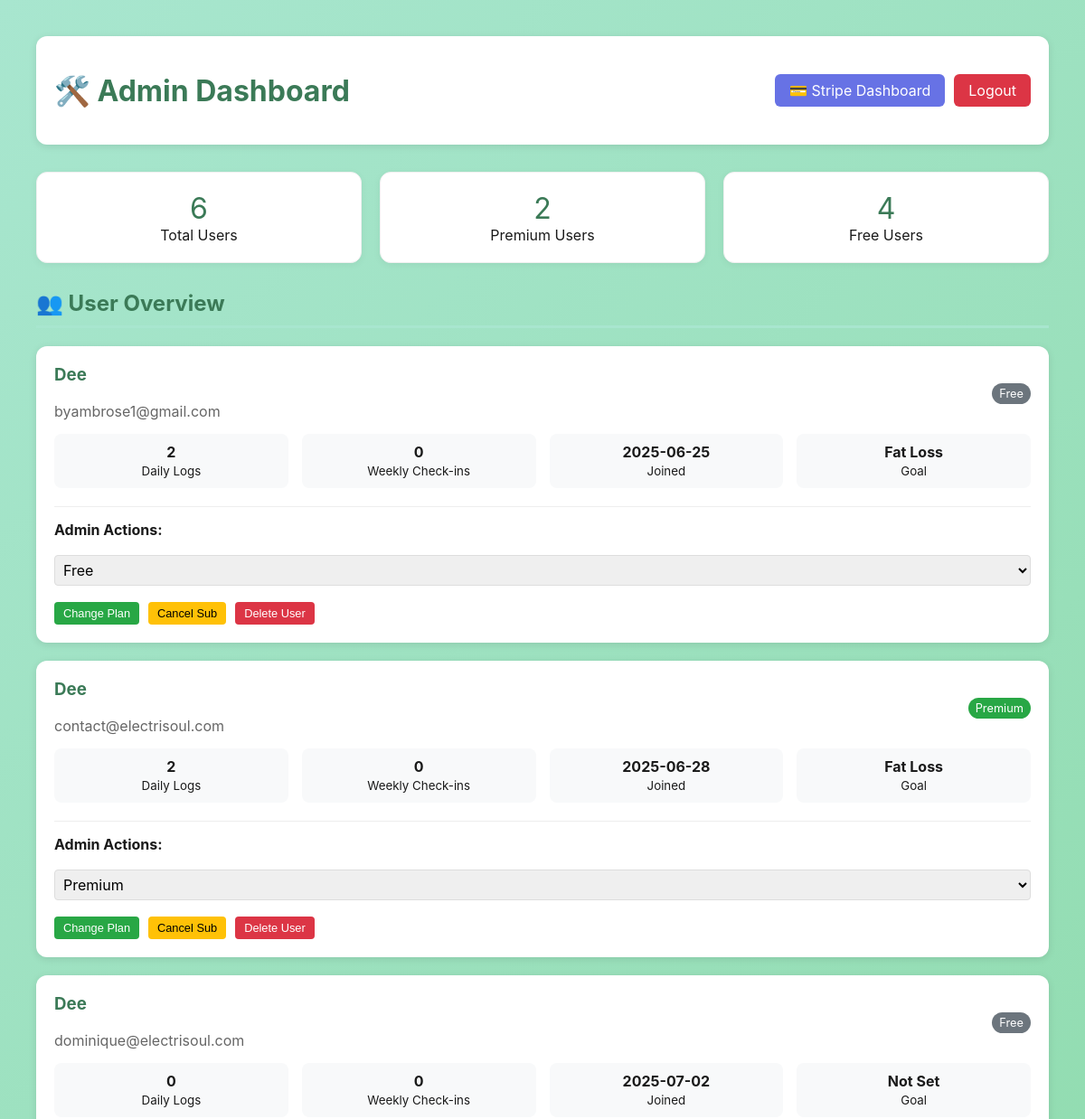
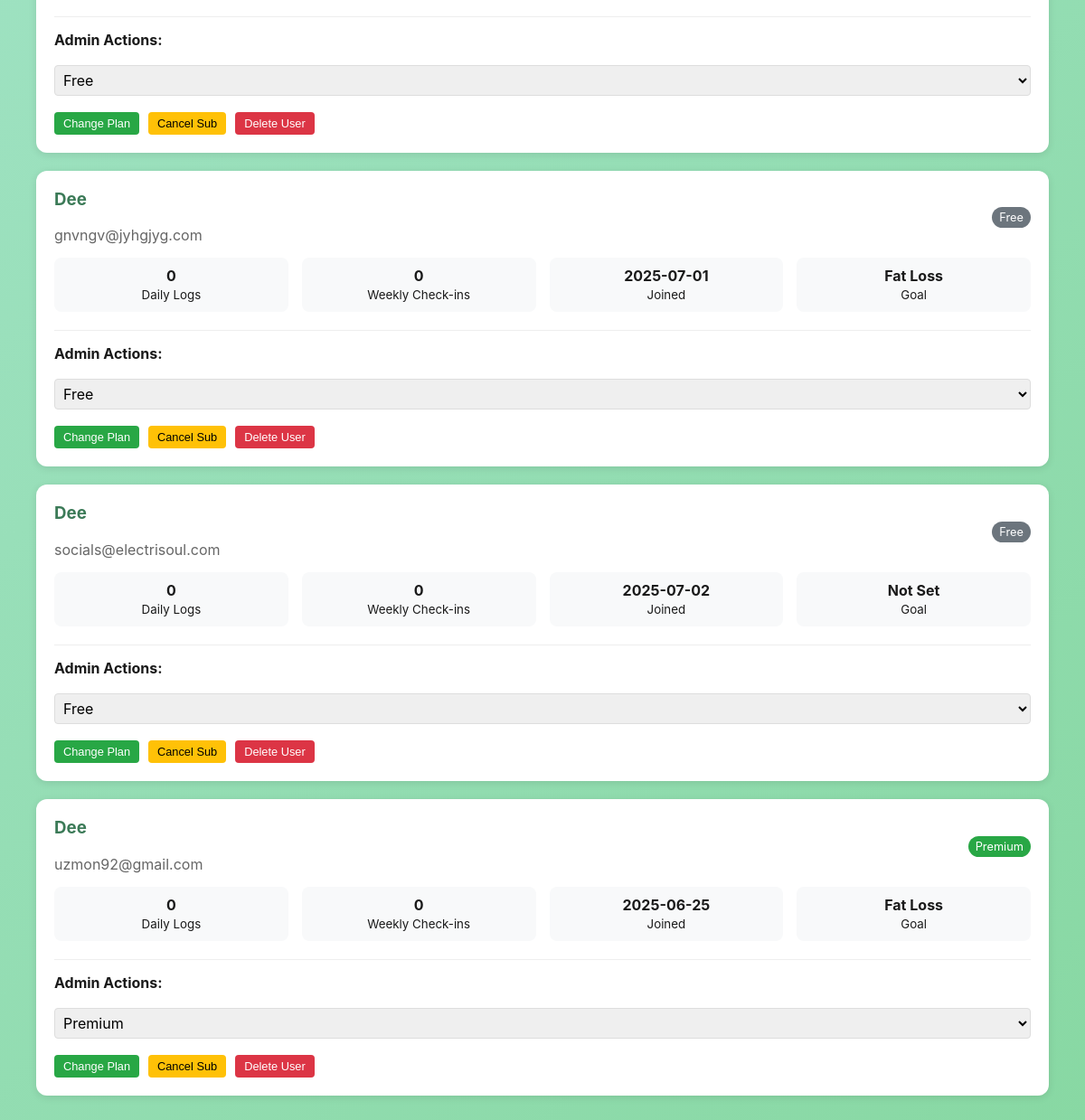
The app's page /admin/dashboard (signed in) with its own data (2 pictures, top to bottom).
### tables this page shows
CREATE TABLE users (
            email TEXT PRIMARY KEY,
            name TEXT NOT NULL,
            password TEXT NOT NULL,
            created_at TEXT NOT NULL,
            subscription_tier TEXT DEFAULT 'free',
            subscription_status TEXT DEFAULT 'active',
            stripe_customer_id TEXT,
            profile_data TEXT
        );

### main.py (the view)
@app.route('/admin/dashboard')
def admin_dashboard():
    if not session.get('admin_authenticated'):
        return redirect(url_for('admin_login'))
    from database import get_all_users
    users = get_all_users()
    return render_template('admin_dashboard.html', users=users)

### database.py (called while the page is built)
def get_all_users():
    conn = sqlite3.connect('fitness_app.db')
    cursor = conn.cursor()
    cursor.execute('SELECT email FROM users')
    user_emails = [row[0] for row in cursor.fetchall()]
    conn.close()
    users = []
    for email in user_emails:
        user = get_user(email)
        if user:
            users.append(user)
    return users

### templates/admin_dashboard.html (shortened to what this page needs)
<!DOCTYPE html>
<html lang="en">
<head>
    <link rel="stylesheet" href="{{ url_for('static', filename='style.css') }}">
</head>
<body>
    <div class="admin-container">
        <div class="admin-header">
            <h1>🛠️ Admin Dashboard</h1>
            <div style="display: flex; gap: 10px;">
                <a href="/admin/stripe-dashboard" class="admin-btn" style="background: #6772e5; color: white; padding: 8px 16px; text-decoration: none; border-radius: 6px;">💳 Stripe Dashboard</a>
                <a href="/admin/logout" class="logout-btn">Logout</a>
            </div>
        </div>
        <div class="dashboard-stats" style="display: grid; grid-template-columns: repeat(auto-fit, minmax(200px, 1fr)); gap: 20px; margin-bottom: 30px;">
            <div class="stat-card" style="background: white; padding: 20px; border-radius: 12px; text-align: center;">
                <div style="font-size: 2rem; color: #3B7A57;">{{ users|length }}</div>
                <div>Total Users</div>
            </div>
            <div class="stat-card" style="background: white; padding: 20px; border-radius: 12px; text-align: center;">
                <div style="font-size: 2rem; color: #3B7A57;">{{ users|selectattr('subscription_tier', 'equalto', 'premium')|list|length }}</div>
                <div>Premium Users</div>
            </div>
            <div class="stat-card" style="background: white; padding: 20px; border-radius: 12px; text-align: center;">
                <div style="font-size: 2rem; color: #3B7A57;">{{ users|selectattr('subscription_tier', 'equalto', 'free')|list|length }}</div>
                <div>Free Users</div>
            </div>
        </div>
        <h2>👥 User Overview</h2>
        <div class="users-grid">
            {% for user in users %}
            <div class="user-card">
                <div class="user-header">
                    <div>
                        <h3>{{ user.name|title }}</h3>
                        <p style="color: #666; margin: 0;">{{ user.email }}</p>
                    </div>
                    <div style="text-align: right;">
                        <span style="background: {% if user.subscription_tier == 'premium' %}#28a745{% else %}#6c757d{% endif %}; color: white; padding: 4px 8px; border-radius: 12px; font-size: 0.8rem;">
                            {{ user.subscription_tier|title }}
                        </span>
                    </div>
                </div>
                <div class="user-stats">
                    <div class="stat-item">
                        <div style="font-weight: bold;">{{ user.daily_logs|length if user.daily_logs else 0 }}</div>
                        <small>Daily Logs</small>
                    </div>
                    <div class="stat-item">
                        <div style="font-weight: bold;">{{ user.weekly_checkins|length if user.weekly_checkins else 0 }}</div>
                        <small>Weekly Check-ins</small>
                    </div>
                    <div class="stat-item">
                        <div style="font-weight: bold;">{{ user.created_at[:10] if user.created_at else 'N/A' }}</div>
                        <small>Joined</small>
                    </div>
                    <div class="stat-item">
                        <div style="font-weight: bold;">
                            {% if user.profile_data.goal %}{{ user.profile_data.goal|replace('_', ' ')|title }}{% else %}Not Set{% endif %}
                        </div>
                        <small>Goal</small>
                    </div>
                </div>
                <div style="margin-top: 20px; padding-top: 15px; border-top: 1px solid #eee;">
                    <strong>Admin Actions:</strong>
                    <div style="display: flex; gap: 10px; margin-top: 10px; flex-wrap: wrap;">
                        <select id="subscription-{{ loop.index }}" style="padding: 5px; border: 1px solid #ddd; border-radius: 4px;">
                            <option value="free" {% if user.subscription_tier == 'free' %}selected{% endif %}>Free</option>
                            <option value="premium" {% if user.subscription_tier == 'premium' %}selected{% endif %}>Premium</option>
                        </select>
                        <button onclick="changeSubscription('{{ user.email }}', document.getElementById('subscription-{{ loop.index }}').value)"
                                style="background: #28a745; color: white; border: none; padding: 5px 10px; border-radius: 4px; cursor: pointer; font-size: 0.8rem;">
                            Change Plan
                        </button>
                        <button onclick="cancelUser('{{ user.email }}')"
                                style="background: #ffc107; color: black; border: none; padding: 5px 10px; border-radius: 4px; cursor: pointer; font-size: 0.8rem;">
                            Cancel Sub
                        </button>
                        <button onclick="if(confirm('Are you sure you want to delete this user? This cannot be undone.')) deleteUser('{{ user.email }}')"
                                style="background: #dc3545; color: white; border: none; padding: 5px 10px; border-radius: 4px; cursor: pointer; font-size: 0.8rem;">
                            Delete User
                        </button>
                    </div>
                </div>
            </div>
            {% endfor %}
        </div>
    </div>
</body>
</html>

### static/style.css (style rules this page uses)
* { box-sizing: border-box; }
body { font-family: 'Inter', -apple-system, BlinkMacSystemFont, 'Segoe UI', sans-serif; margin: 0; padding: 20px; background: linear-gradient(135deg, #A8E6CF 0%, #88D8A3 100%); min-height: 100vh; color: #1a1a1a; }
h1 { color: #3B7A57; text-align: center; margin-bottom: 20px; font-size: 2rem; }
h2 { color: #3B7A57; margin-top: 30px; border-bottom: 3px solid #A8E6CF; padding-bottom: 10px; font-size: 1.5rem; }
h3 { color: #3B7A57; margin-top: 0; }
p { text-align: center; color: #666; margin-bottom: 30px; }
input, textarea, select { width: 100%; padding: 16px; border: 2px solid #e5e5e5; border-radius: 12px; font-size: 16px; font-family: 'Inter', sans-serif; margin: 8px 0; }
.stat-card { background: white; padding: 20px; border-radius: 12px; text-align: center; box-shadow: 0 2px 8px rgba(0,0,0,0.05); border: 1px solid #f0f0f0; transition: transform 0.2s ease; }

### templates/admin_dashboard.html (style rules this page uses)
.admin-container { max-width: 1200px; margin: 0 auto; padding: 20px; }
.admin-header { display: flex; justify-content: space-between; align-items: center; margin-bottom: 30px; padding: 20px; background: white; border-radius: 12px; box-shadow: 0 2px 8px rgba(0,0,0,0.1); }
.users-grid { display: grid; gap: 20px; }
.user-card { background: white; padding: 20px; border-radius: 12px; box-shadow: 0 2px 8px rgba(0,0,0,0.1); }
.user-header { display: flex; justify-content: space-between; align-items: center; margin-bottom: 15px; }
.user-stats { display: grid; grid-template-columns: repeat(auto-fit, minmax(120px, 1fr)); gap: 15px; margin-top: 15px; }
.stat-item { text-align: center; padding: 10px; background: #f8f9fa; border-radius: 8px; }
.logout-btn { background: #dc3545; color: white; padding: 8px 16px; text-decoration: none; border-radius: 6px; }

### records on screen
users: name "Dee", email "byambrose1@gmail.com", subscription_tier "Free", daily_logs|length "2", weekly_checkins|length "0", created_at "2025-06-25", profile_data.goal "Fat Loss"
users: name "Dee", email "contact@electrisoul.com", subscription_tier "Premium", daily_logs|length "2", weekly_checkins|length "0", created_at "2025-06-28", profile_data.goal "Fat Loss"
users: name "Dee", email "dominique@electrisoul.com", subscription_tier "Free", daily_logs|length "0", weekly_checkins|length "0", created_at "2025-07-02", shows "Not Set"
users: name "Dee", email "gnvngv@jyhgjyg.com", subscription_tier "Free", daily_logs|length "0", weekly_checkins|length "0", created_at "2025-07-01", profile_data.goal "Fat Loss"
users: name "Dee", email "socials@electrisoul.com", subscription_tier "Free", daily_logs|length "0", weekly_checkins|length "0", created_at "2025-07-02", shows "Not Set"
users: name "Dee", email "uzmon92@gmail.com", subscription_tier "Premium", daily_logs|length "0", weekly_checkins|length "0", created_at "2025-06-25", profile_data.goal "Fat Loss"

### other values on screen
{{ users|length }} "6"
{{ users|selectattr('subscription_tier', 'equalto', 'free')|list|length }} "4"
